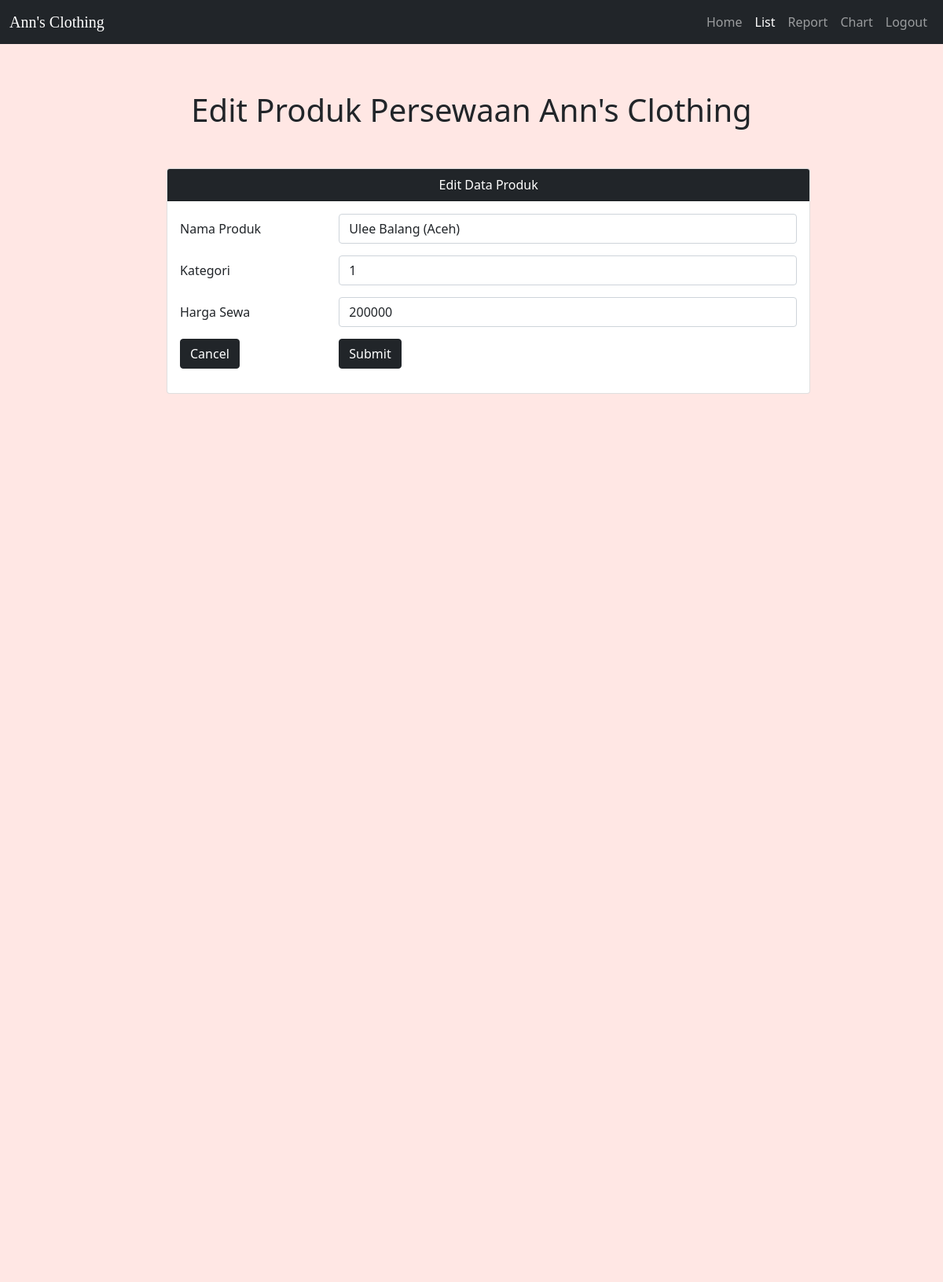
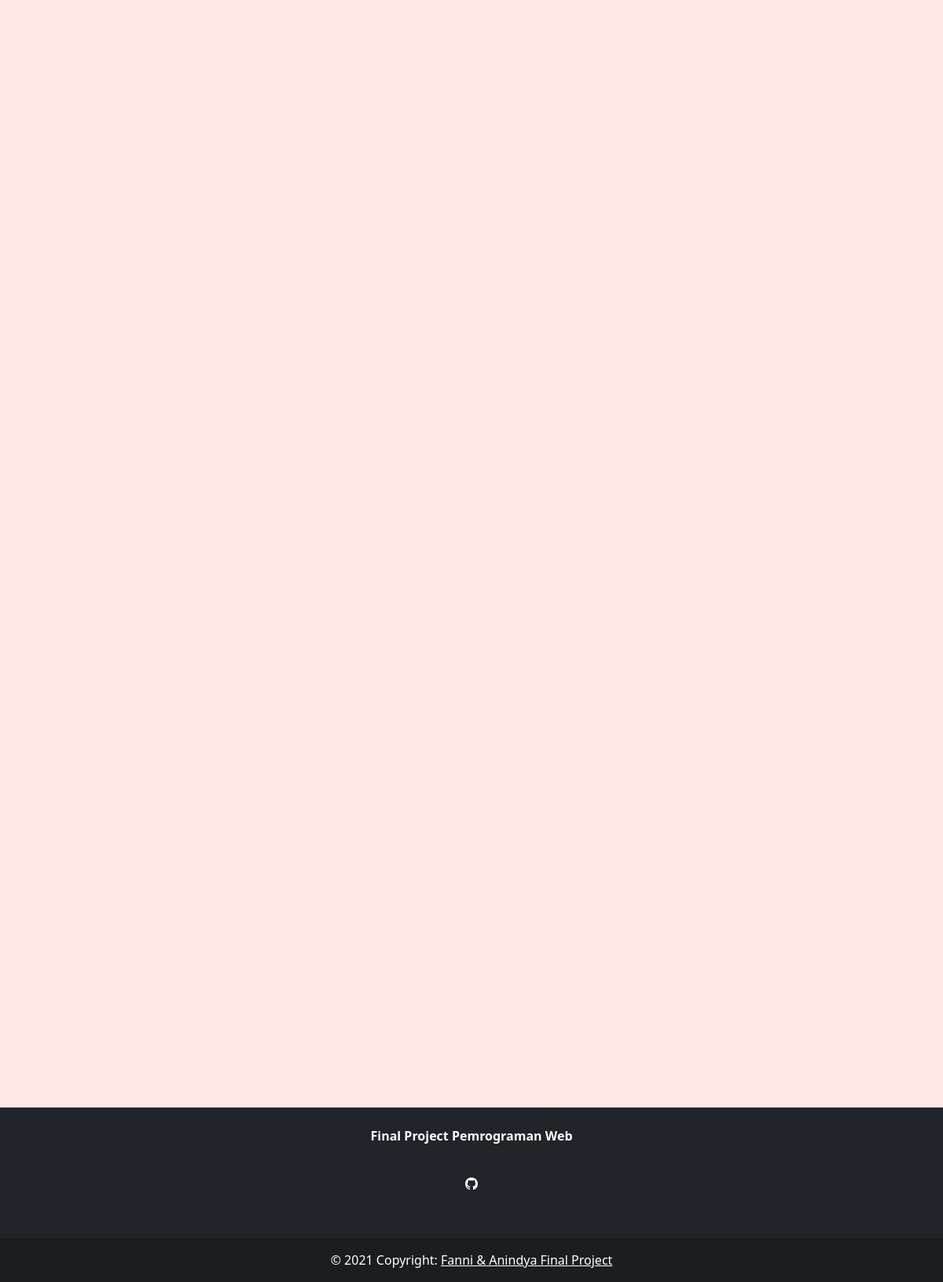
The page /edit_produk.php?id=1 on the database its author committed (2 pictures, top to bottom).
### tables this page shows
CREATE TABLE `produk` (
  `id_produk` int(11) NOT NULL,
  `nama_produk` varchar(50) NOT NULL,
  `id_kategori` int(20) NOT NULL,
  `harga_sewa` int(25) NOT NULL
);

### edit_produk.php (the view, shortened to what this page needs)
<!DOCTYPE html>
<html>
    <link rel="stylesheet" href="https://cdn.jsdelivr.net/npm/bootstrap@5.0.0-beta3/dist/css/bootstrap.min.css"
      rel="stylesheet">
    <body>
        <div class="bg-image" style="background-image: url(img/pin.png); height: 380vh;">
            <nav class="navbar navbar-expand-md bg-dark navbar-dark">
                <div class="container-fluid">
                    <div class="navbar-header">
                    <a class="navbar-brand" href="#" style="font-family: playfair display;">Ann's Clothing</a>
                    </div>
                    <ul class="navbar-nav nav justify-content-end">
                        <li class="nav-item">
                            <a class="nav-link" href="admin.php">Home</a>
                        </li>
                        <li class="nav-item dropdown">
                            <a class="nav-link active" aria-current="page" href="list.php">List</a>
                        </li>
                        <li class="nav-item">
                            <a class="nav-link" href="report.php">Report</a>
                        </li>
                        <li class="nav-item">
                            <a class="nav-link" href="chart.php">Chart</a>
                        </li>
                        <li class="nav-item">
                            <a class="nav-link" href="logout.php">Logout</a>
                        </li>
                    </ul>
                </div>
            </nav>
            <div class="text-center" style="margin-top: 60px;">
                <h1> Edit Produk Persewaan Ann's Clothing </h1>
            </div>
            <?php
            include ('koneksi.php');
            $sql = "SELECT * FROM produk WHERE id_produk = $_GET[id]";
            $result = mysqli_query($koneksi, $sql);
            $row = mysqli_fetch_array($result);
            ?>
            <div class="row" style="margin-top: 50px; margin-left: 200px;">
                <div class="col-md-10">
                    <div class="card">
                        <div class="card-header bg-dark text-white mb-0" align="center">
                            Edit Data Produk
                        </div>
                        <div class="card-body">
                            <form method="POST" action="#">
                                <div class="form-group row">
                                    <label for="nama_produk" class="col-sm-3 col-form-label"> Nama Produk </label>
                                    <div class="col-sm-9">
                                        <input type="text" name="nama_produk" class="form-control" value="<?php echo $row['nama_produk']?>" required>
                                    </div>
                                </div>
                                <div class="form-group row">
                                    <label for="id_kategori" class="col-sm-3 col-form-label"> Kategori </label>
                                    <div class="col-sm-9">
                                        <input type="text" name="id_kategori" class="form-control" value="<?php echo $row['id_kategori']?>" required>
                                    </div>
                                </div>
                                <div class="form-group row">
                                    <label for="harga_sewa" class="col-sm-3 col-form-label"> Harga Sewa </label>
                                    <div class="col-sm-9">
                                        <input type="text" name="harga_sewa" class="form-control" value="<?php echo $row['harga_sewa']?>" required>
                                    </div>
                                </div>
                                <div class="form-group row">
                                    <div class="col-sm-3">
                                        <a href="list.php" type="button" class="btn btn-dark"> Cancel </a>
                                    </div>
                                    <div class="col-sm-9">
                                        <button type="submit" name="edit" class="btn btn-dark"> Submit </button>
                                    </div>
                                </div>
                            </form>
                        </div>
                    </div>
                </div>
            </div>
        </div>
    </body>
    <footer class="bg-dark text-center text-white">
        <div class="container p-4">
        <section class="mb-4">
            <p>
                <strong>Final Project Pemrograman Web</strong>
            </p>
        </section>
        <section class="mb-4">
            <a class="btn btn-dark btn-floating m-1" href="https://github.com/" role="button">
            </a>
        </section>
        </div>
        <div class="text-center p-3" style="background-color: rgba(0, 0, 0, 0.2);">
            © 2021 Copyright:
            <a class="text-white">Fanni & Anindya Final Project</a>
        </div>
  </footer>
</html>

### edit_produk.php (style rules this page uses)
.col-sm-9 { margin-bottom: 15px; }

### rows shown on the page
produk: nama_produk "Ulee Balang (Aceh)", id_kategori "1", harga_sewa "200000"
